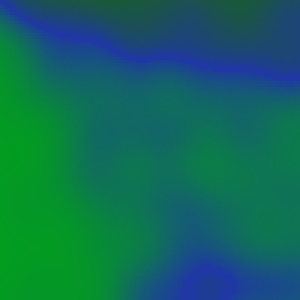
#> input picture terrain_generation/perlin_2d_multi_terrain.png, 100 x 100 px (shown 3 times larger)
$ python voxeldata.py perlin_2d_multi_terrain.png
#> lines starting #> are read from the running program, lines starting #| are printed output that depends on the picture
import numpy as np
from PIL import Image
import struct
import argparse


def parse_args():
    parser = argparse.ArgumentParser()
    parser.add_argument("image_file")
    parser.add_argument("--with-heightmap")
    parser.add_argument("--output-file")
    args = parser.parse_args()
    return args

MAX_HEIGHT = 60


if __name__ == "__main__":
    args = parse_args()
    path = args.image_file
    image = Image.open(path)
#> image is the input picture: PIL image 100x100 RGB; mean R, G, B 16.7, 106.3, 91
    a = np.array(image)

    vd = np.zeros((MAX_HEIGHT, a.shape[0], a.shape[1], 4), dtype=np.uint8)

    if args.with_heightmap:
        # Heightmap should be grayscale 0-255
        heightmap = Image.open(args.with_heightmap)
        # divide by 255 and multiply by MAX_HEIGHT to get the scale to MAX_HEIGHT
        intensity = 1 + (np.array(heightmap, dtype=np.float32) / 255.0) * (MAX_HEIGHT - 1)
    else:
        # intensities range from 0 to MAX_HEIGHT
        intensity = np.sum(a[:, :, :3], axis=2) * 5 / 255
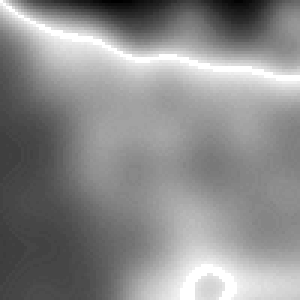
#> intensity: shape (100, 100) float64 (shown 3 times larger); min 3.33, max 4.9, mean 4.2; drawn with min black and max white

    # This layer is to determine if we have a voxel here or not
    # This has a height of 1 since we're using it effectively for alpha
    intensity1 = np.repeat(intensity[:, :, np.newaxis], 1, axis=2)

    # This layer is to set the color . It has a height of 3 so it's the same shape
    # as the rgb channels to copy from the image.
    intensity3 = np.repeat(intensity[:, :, np.newaxis], 3, axis=2)
    print(intensity1.shape)
#| (100, 100, 1)
    print(intensity3.shape)
#| (100, 100, 3)

    for i in range(MAX_HEIGHT):
        # For this layer, if the intensity is greater than i, then copy the rgb
        # from the image into this layer.
        vd[i, :, :, 1:] = np.where(intensity3 > i, a[:, :, :3], 0)
        # For this layer, if the intensity is greater than i, set the alpha to 1
        vd[i, :, :, :1] = np.where(intensity1 > i, 1, 0)

    print(vd.shape)
#| (60, 100, 100, 4)
    # Swap Z and Y axes because OpenGL has +Y up
    # vd = np.swapaxes(vd, 0, 1)
    # print(vd.shape)

    # np.shape is backwards from our coordinate convention, = (z, y, x, voxel)
    # np.array[z][y][x][voxel]

#> (the run stopped early here; a loop or call above may not have finished)
